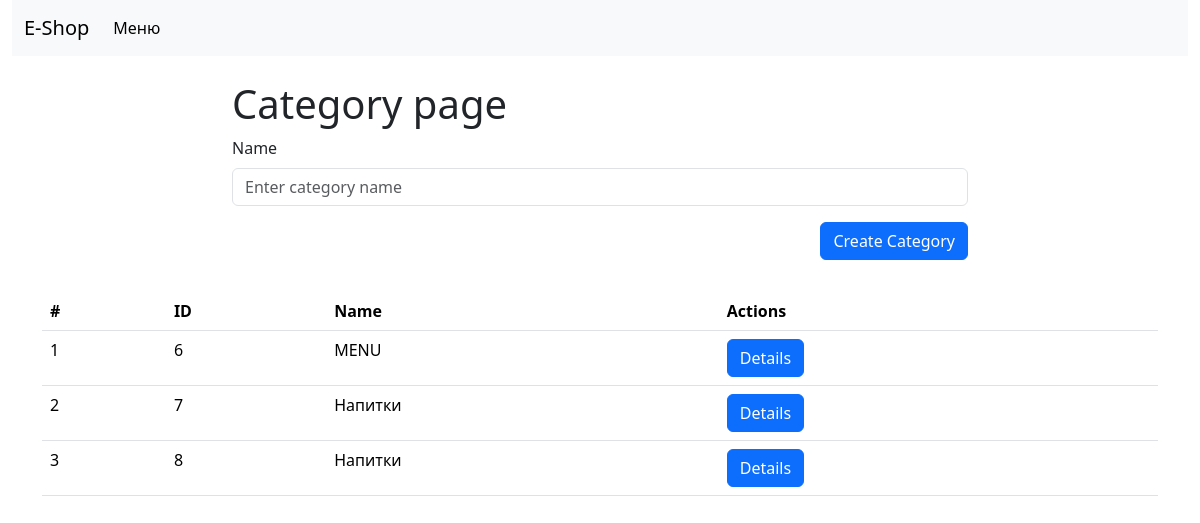
The page / on the database its author committed.
### shop/models.py (models this page shows, shortened)
class Category(models.Model):
    name = models.CharField(null=False, max_length=255, blank=False)
    class Meta:
        verbose_name = 'Category'
        verbose_name_plural = 'Categories'

### shop/views.py (the view)
# urls.py: path('', index_page_view, name='index_page'),
def index_page_view(request):
    categories = Category.objects.all()
    form = CategoryForm()
    if request.method == 'POST':
        form = CategoryForm(request.POST)
        if form.is_valid():
            category = Category(name=form.data.get('name'))
            category.save()
        return render(request, 'shop/index.html', {'categories': categories, 'form': form, 'user': request.user})
    return render(request, 'shop/index.html', {'categories': categories, 'form': form, 'user': request.user}) #GET List#

### shop/forms.py
class CategoryForm(forms.ModelForm):
    class Meta:
        model = Category
        fields = '__all__'
        widgets = {
            'name': forms.TextInput({
                'class': 'form-control',
                'placeholder': 'Enter category name'
            })
        }

### shop/templates/shop/index.html (shortened to what this page needs)
{% extends 'base.html' %}
{% block content %}
<div class="container-fluid">
    <div class="row">
        <div class="col-12">
            {% include 'header.html' %}
        </div>
    </div>
</div>
<div class="container">
    <div class="row">
        <div class="col-8 offset-2">
            <h1 class="mt-4">Category page</h1>
            <form action="{% url 'index_page' %}" method="POST" class="my-2" autocomplete="off">
                {% for field in form %}
                <div class="mb-3">
                    <label for="{{ field.auto_id }}" class="form-label">{{ field.label }}</label>
                    {{ field }}
                </div>
                {% endfor %}
                <div class="d-flex justify-content-end">
                    <button type="submit" class="btn btn-primary">Create Category</button>
                </div>
            </form>
        </div>
    </div>
    <div class="row">
        <div class="col-12">
            <table class="table mt-4">
                <thead>
                <tr>
                    <th scope="col">#</th>
                    <th scope="col">ID</th>
                    <th scope="col">Name</th>
                    <th scope="col">Actions</th>
                </tr>
                </thead>
                <tbody>
                {% if categories|length > 0 %}
                {% for category in categories %}
                <tr>
                    <td>{{ forloop.counter }}</td>
                    <td>{{ category.id }}</td>
                    <td>{{ category.name}}</td>
                    <td>
                         <a href="{% url 'category_details_page' pk=category.id %}">
                            <button class="btn btn-primary">Details</button>
                        </a>
                    </td>
                </tr>
                {% endfor %}
                {% else %}
                <tr>
                    <td colspan="4" class="text-center">
                        No categories yet
                    </td>
                </tr>
                {% endif %}
                </tbody>
            </table>
            {% endblock %}

### rows shown on the page
Category: id "6", name "MENU"
Category: id "7", name "Напитки"
Category: id "8", name "Напитки"

### other values the page prints
{{ field.label }} "Name"
